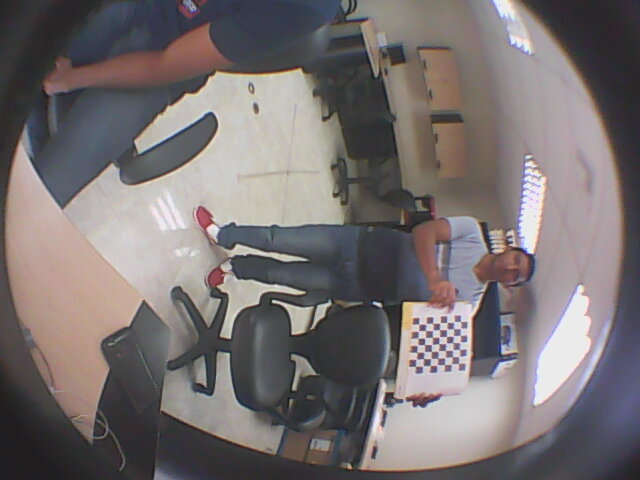
#> input picture fisheye_calibration/cal2.jpg, 640 x 480 px
$ python undistort_more.py   (older library calls are emulated)
#> lines starting #> are read from the running program, lines starting #| are printed output that depends on the picture
# -*- coding: utf-8 -*-
#
# Autor: Kenneth Jiang
# Post: Calibrate fishete lens using OpenCV
# Obtenido en: https://medium.com/@kennethjiang/calibrate-fisheye-lens-using-opencv-333b05afa0b0
# Publicado: 28/09/2017
#
# You should replace these 3 lines with the output in calibration step

import sys
import cv2
import numpy as np

balance=1.5
dim2=None
dim3=None
DIM= (640, 480)
K = np.array([[392.2587784103325, 0.0, 349.5946215390046], [0.0, 429.2697800524658, 219.08594079864957], [0.0, 0.0, 1.0]])
D= np.array([[-0.5947515245760245], [1.210686515239806], [-1.8039526380719182], [0.7464215045731002]])

img = cv2.imread('cal2.jpg',0)
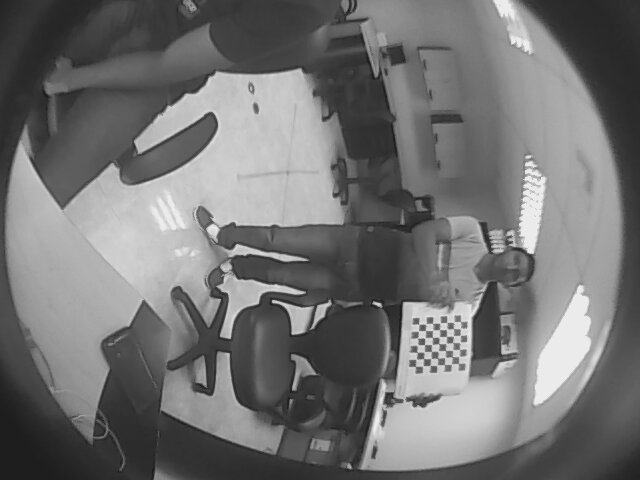
#> img: shape (480, 640); min 20, max 249, mean 114.6

dim1 = img.shape[:2][::-1]  #dim1 is the dimension of input image to un-distort
#> dim1 = (640, 480)

assert dim1[0]/dim1[1] == DIM[0]/DIM[1], "Image to undistort needs to have same aspect ratio as the ones used in calibration"

if not dim2:
    dim2 = dim1
#> dim2 = (640, 480)

if not dim3:
    dim3 = dim1
#> dim3 = (640, 480)

scaled_K = K * dim1[0] / DIM[0]  # The values of K is to scale with image dimension.
scaled_K[2][2] = 1.0  # Except that K[2][2] is always 1.0

# This is how scaled_K, dim2 and balance are used to determine the final K used to un-distort image. OpenCV document failed to make this clear!
new_K = cv2.fisheye.estimateNewCameraMatrixForUndistortRectify(scaled_K, D, dim2, np.eye(3), balance=balance)

#Calcula mapas que resuelve la distorsión y rectifica con remap()
map1, map2 = cv2.fisheye.initUndistortRectifyMap(scaled_K, D, np.eye(3), new_K, dim3, cv2.CV_16SC2)
#Transforma la imagen a quitar efecto ojo de pez
undistorted_img = cv2.remap(img, map1, map2, interpolation=cv2.INTER_LINEAR, borderMode=cv2.BORDER_CONSTANT)
#> undistorted_img: shape (480, 640); every value is 0
cv2.imshow("Distorted", img)
cv2.imshow("Undistorted", undistorted_img)
cv2.waitKey(0)
cv2.destroyAllWindows()

$ run again, with fisheye_calibration/cal10.jpg copied over fisheye_calibration/cal2.jpg
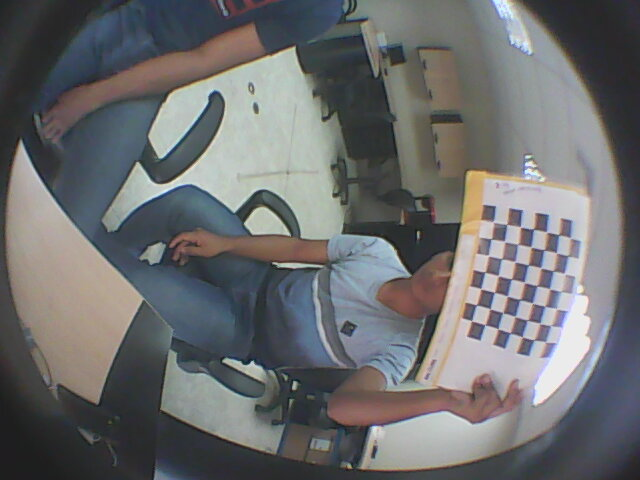
#> input picture fisheye_calibration/cal10.jpg, 640 x 480 px
#> `img = cv2.imread('cal2.jpg',0)`:
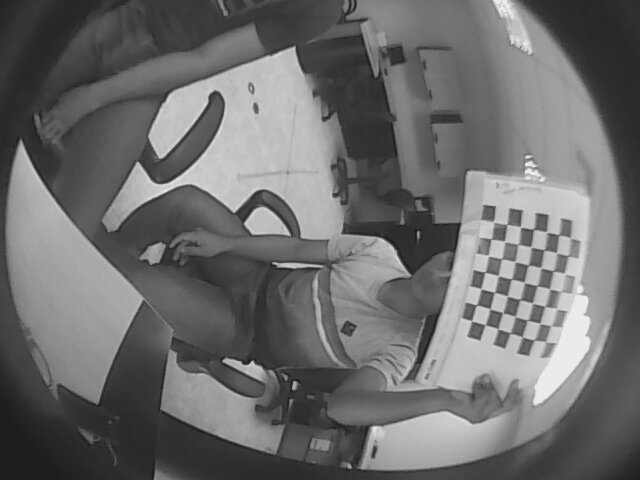
#> img: shape (480, 640); min 19, max 250, mean 108.8
#> undistorted_img: shape (480, 640); every value is 0
